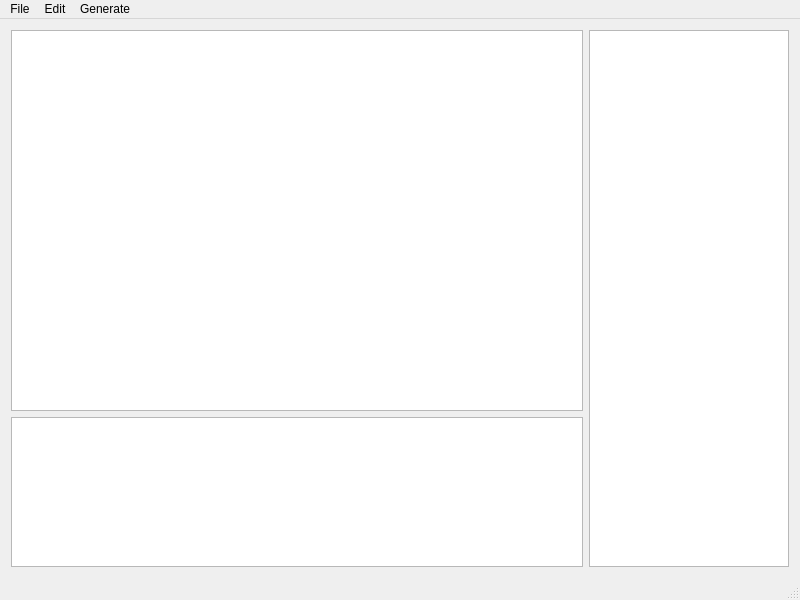
<?xml version="1.0" encoding="UTF-8"?>
<ui version="4.0">
 <class>MainWindow</class>
 <widget class="QMainWindow" name="MainWindow">
  <property name="geometry">
   <rect>
    <x>0</x>
    <y>0</y>
    <width>800</width>
    <height>600</height>
   </rect>
  </property>
  <property name="windowTitle">
   <string>MainWindow</string>
  </property>
  <widget class="QWidget" name="centralWidget">
   <layout class="QGridLayout" name="gridLayout">
    <item row="0" column="0">
     <widget class="CodeEdit" name="CodeWindow">
      <property name="font">
       <font>
        <family>Monaco</family>
        <pointsize>18</pointsize>
        <weight>50</weight>
        <bold>false</bold>
       </font>
      </property>
     </widget>
    </item>
    <item row="1" column="0">
     <widget class="QTextBrowser" name="Console">
      <property name="maximumSize">
       <size>
        <width>16777215</width>
        <height>150</height>
       </size>
      </property>
      <property name="font">
       <font>
        <family>Monaco</family>
        <pointsize>16</pointsize>
       </font>
      </property>
     </widget>
    </item>
    <item row="0" column="1" rowspan="2">
     <widget class="myTableView" name="DebugWindow">
      <property name="maximumSize">
       <size>
        <width>200</width>
        <height>16777215</height>
       </size>
      </property>
      <property name="font">
       <font>
        <family>Monaco</family>
       </font>
      </property>
     </widget>
    </item>
   </layout>
  </widget>
  <widget class="QMenuBar" name="menuBar">
   <property name="geometry">
    <rect>
     <x>0</x>
     <y>0</y>
     <width>800</width>
     <height>22</height>
    </rect>
   </property>
   <widget class="QMenu" name="menu">
    <property name="title">
     <string>File</string>
    </property>
    <addaction name="new_file"/>
    <addaction name="open_file"/>
    <addaction name="separator"/>
    <addaction name="save_file"/>
    <addaction name="separator"/>
    <addaction name="actionClose"/>
   </widget>
   <widget class="QMenu" name="menu_2">
    <property name="title">
     <string>Edit</string>
    </property>
    <addaction name="actionundo"/>
    <addaction name="actionRedo"/>
    <addaction name="separator"/>
    <addaction name="actionCopy"/>
    <addaction name="actionPaste"/>
    <addaction name="actionCut"/>
   </widget>
   <widget class="QMenu" name="menuGenerate">
    <property name="title">
     <string>Generate</string>
    </property>
    <addaction name="generate"/>
    <addaction name="generate_coe"/>
    <addaction name="generate_coe_asm"/>
    <addaction name="separator"/>
    <addaction name="assemble"/>
    <addaction name="separator"/>
    <addaction name="disassemble"/>
   </widget>
   <addaction name="menu"/>
   <addaction name="menu_2"/>
   <addaction name="menuGenerate"/>
  </widget>
  <widget class="QStatusBar" name="statusBar"/>
  <action name="new_file">
   <property name="text">
    <string>New</string>
   </property>
  </action>
  <action name="actionCopy">
   <property name="text">
    <string>Copy</string>
   </property>
  </action>
  <action name="actionPaste">
   <property name="text">
    <string>Paste</string>
   </property>
  </action>
  <action name="open_file">
   <property name="text">
    <string>Open</string>
   </property>
   <property name="shortcut">
    <string>Ctrl+O</string>
   </property>
  </action>
  <action name="generate_coe">
   <property name="text">
    <string>Generate COE</string>
   </property>
   <property name="shortcut">
    <string>Ctrl+Shift+C</string>
   </property>
  </action>
  <action name="save_file">
   <property name="text">
    <string>Save</string>
   </property>
   <property name="shortcut">
    <string>Ctrl+S</string>
   </property>
  </action>
  <action name="actionClose">
   <property name="text">
    <string>Close</string>
   </property>
  </action>
  <action name="actionundo">
   <property name="text">
    <string>Undo</string>
   </property>
  </action>
  <action name="actionRedo">
   <property name="text">
    <string>Redo</string>
   </property>
  </action>
  <action name="actionCut">
   <property name="text">
    <string>Cut</string>
   </property>
  </action>
  <action name="assemble">
   <property name="text">
    <string>Assemble(&amp;A)</string>
   </property>
   <property name="shortcut">
    <string>Ctrl+Shift+A</string>
   </property>
  </action>
  <action name="disassemble">
   <property name="text">
    <string>Disassemble</string>
   </property>
   <property name="shortcut">
    <string>Ctrl+Shift+D</string>
   </property>
  </action>
  <action name="generate_coe_asm">
   <property name="text">
    <string>Generate COE From asm</string>
   </property>
   <property name="shortcut">
    <string>Ctrl+Shift+G</string>
   </property>
  </action>
  <action name="generate">
   <property name="text">
    <string>Generate</string>
   </property>
   <property name="shortcut">
    <string>Ctrl+G</string>
   </property>
  </action>
 </widget>
 <layoutdefault spacing="6" margin="11"/>
 <customwidgets>
  <customwidget>
   <class>myTableView</class>
   <extends>QTableView</extends>
   <header>mytableview.h</header>
  </customwidget>
  <customwidget>
   <class>CodeEdit</class>
   <extends>QPlainTextEdit</extends>
   <header location="global">CodeEdit.h</header>
  </customwidget>
 </customwidgets>
 <resources/>
 <connections/>
</ui>
